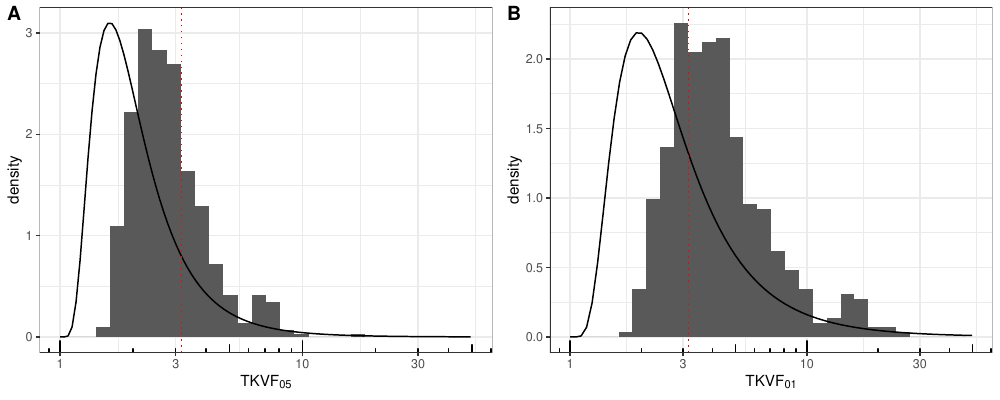

Reproduce this figure in R.
library("ggpubr")
TKVF <- ggarrange(TKVF05, TKVF01, 
                 labels = c("A", "B"),
                 ncol = 2, nrow = 1)
ggsave("TKVF_figure.pdf", plot=TKVF, scale=0.5, width=20, height=8)
